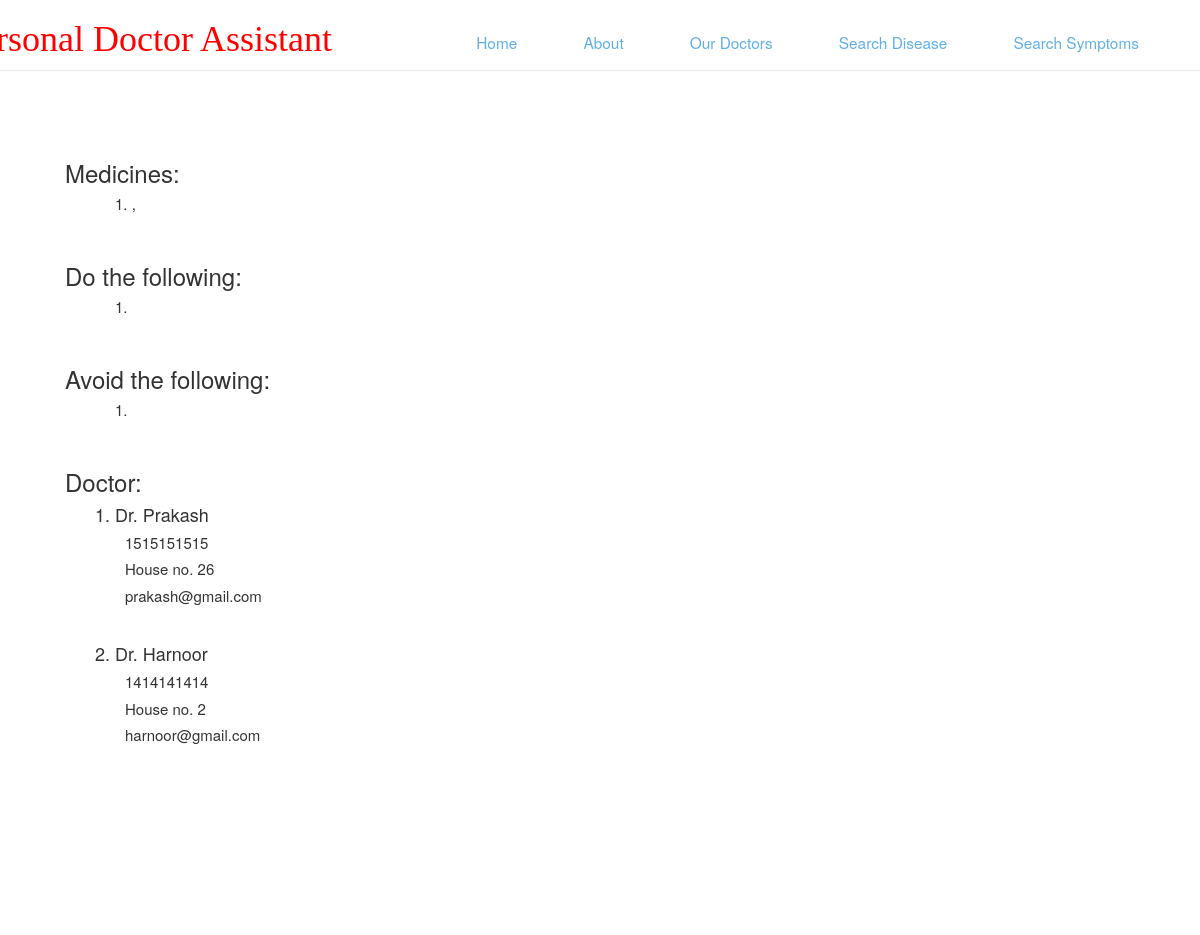
Screenshot of /dis.php with the database file from the repository.
### tables this page shows
CREATE TABLE `doctor` (
  `doc_id` int(5) NOT NULL,
  `name` varchar(25) DEFAULT NULL,
  `type_id` int(5) DEFAULT NULL,
  `phone` int(10) DEFAULT NULL,
  `address` varchar(100) DEFAULT NULL,
  `email` varchar(25) DEFAULT NULL
);

### dis.php (the view, shortened to what this page needs)
<html>
<head>
	<link href="css/style.css" rel="stylesheet" type="text/css" media="all"/>
	<link href="css/bootstrap.css" rel='stylesheet' type='text/css'/>
</head>
<body>
 <div class="header-top">
		  <div class="container">
			 <div class="top-nav">
						<div class="logo">
						<h1 style="margin-left:-70px;"><font color="red" face="Comic Sans MS">Personal Doctor Assistant</font></h1>
						</div>
						<div class="menu">
						<br>
						<ul id="nav">
							 <li><a href="welcome.php">Home</a></li>
							 <li><a href="welcome.php#section-2">About</a></li>
							 <li><a href="welcome.php#section-3">Our Doctors</a></li>
							 <li><a href="disser.php">Search Disease</a></li>
							 <li><a href="searchpage1.php">Search Symptoms</a></li>
						 </ul>
						 </div>
			 </div>
			  <div class="clearfix"> </div>
		 </div>
	 </div>
<br>
<br>
<br>
<br>
<br>
<div class="login_main1">
	<?php
		include("dbconnect.php");
		$dis_n=$_SESSION['dis'];
		$q="SELECT dis_id FROM disease WHERE dis_name like '%$dis_n%'";
		$p=mysqli_query($dbconnect,$q);
		$r=mysqli_fetch_assoc($p);
		do{
			$dis_id=$r['dis_id'];
		}while($r=mysqli_fetch_assoc($p));
		echo '<br><h3 style="margin-left: 50px;">Medicines:</h3>';
		$q="SELECT * FROM medicine WHERE med_id IN(SELECT med_id FROM treatment WHERE dis_id='$dis_id')";
		$p=mysqli_query($dbconnect,$q);
		$r=mysqli_fetch_assoc($p);
		$x=1;
		do{
			echo '<h6 style="margin-left: 100px; font-size: 15px;">'.$x.'. '.$r['med_name'].',  '.$r['comp_name'].'</h6>';
			$x=$x+1;
		}while($r=mysqli_fetch_assoc($p));
		echo '<br><h3 style="margin-left: 50px;">Do the following:</h3>';
		$q="SELECT * FROM prevent WHERE dis_id='$dis_id'";
		$p=mysqli_query($dbconnect,$q);
		$r=mysqli_fetch_assoc($p);
		$x=1;
		do{
			echo '<h6 style="margin-left: 100px; font-size: 15px;">'.$x.'. '.$r['prev'].'</h6>';
			$x=$x+1;
		}while($r=mysqli_fetch_assoc($p));
		echo '<br><h3 style="margin-left: 50px;">Avoid the following:</h3>';
		$q="SELECT * FROM risks WHERE dis_id='$dis_id'";
		$p=mysqli_query($dbconnect,$q);
		$r=mysqli_fetch_assoc($p);
		$x=1;
		do{
			echo '<h6 style="margin-left: 100px; font-size: 15px;">'.$x.'. '.$r['risk'].'</h6>';
			$x=$x+1;
		}while($r=mysqli_fetch_assoc($p));
		echo '<br><h3 style="margin-left: 50px;">Doctor:</h3>';
		$q="SELECT * FROM doctor WHERE type_id=(SELECT type_id FROM disease WHERE dis_id='$dis_id')";
		$p=mysqli_query($dbconnect,$q);
		$r=mysqli_fetch_assoc($p);
		$x=1;
		do{
			echo '<h4 style="margin-left:80px;">'.$x.'.   '.$r['name'].'</h4>';
			echo '<h6 style="margin-left: 110px; font-size: 15px;">'.$r['phone'].'</h6>';
			echo '<h6 style="margin-left: 110px; font-size: 15px;">'.$r['address'].'</h6>';
			echo '<h6 style="margin-left: 110px; font-size: 15px;">'.$r['email'].'</h6>';
			echo '<br>';
			$x=$x+1;
		}while($r=mysqli_fetch_assoc($p));
	?>
</div>
</body>
</html>

### css/style.css (style rules this page uses)
body { margin:0; padding:0; font-family: 'Lato', sans-serif; -webkit-appearance:none; }
body a { transition:0.5s all; -webkit-transition:0.5s all; -moz-transition:0.5s all; -o-transition:0.5s all; -ms-transition:0.5s all; }
h1,h2,h3,h4,h5,h6 { margin:0; }
ul { margin:0; padding:0; }
.header-top { background:#fff; min-height:0px; padding: 0; position: fixed; z-index: 9999; width: 100%; clear: both; border-bottom:1px solid rgba(128, 128, 128, 0.17); }
.logo { float:left; }
.top-nav ul { float:right; margin:0.3em 0 0 0; }
.top-nav ul li { display:inline-block; margin: 0 0.5em; }
.top-nav ul li a { color:#60B0E6; text-decoration:none; padding:0.4em 1.5em; display:block; border:1px solid #fff; font-size:1.1em; font-weight:400; }
.clearfix:before, .clearfix:after, .row:before, .row:after { content: '\0020'; display: block; overflow: hidden; visibility: hidden; width: 0; height: 0; }
.row:after, .clearfix:after { clear: both; }
.row, .clearfix { zoom: 1; }

### dis.php (style rules this page uses)
body { background-color: #f8f8f8; font-family: sans-serif; }
.login_main1 { height: 100%; background-color: white; color: #333; margin: 15px; }

### rows the page displays
doctor: name "Dr. Prakash", phone "1515151515", address "House no. 26", email "prakash@gmail.com"
doctor: name "Dr. Harnoor", phone "1414141414", address "House no. 2", email "harnoor@gmail.com"
